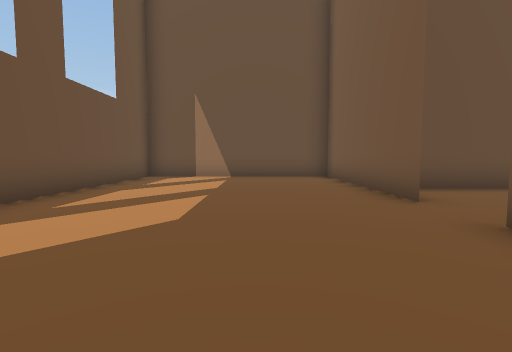
View 1 (above)

24 first-person views from a walk through a Unity game level. The camera is 1.4 m above the floor, tilts 4° down and sees 85° across. The floor is counted in squares, 2 m on a side. Each view is taken from the middle of a square. On the plan, view 1 faces up. The plan holds only what a view shows up to about 9 squares ahead; the rest is blank. The place goes on beyond the plan.

View 2
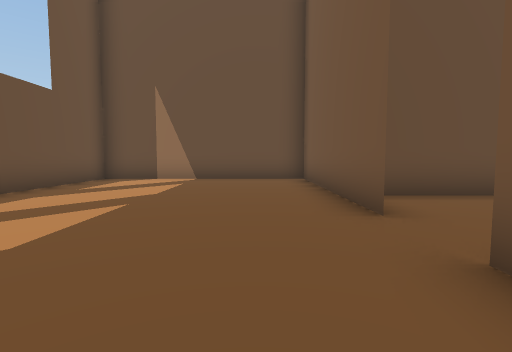

View 3
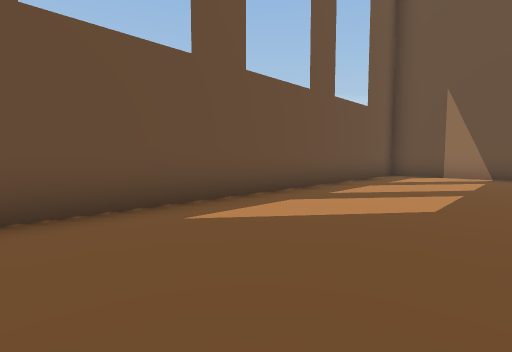

View 4
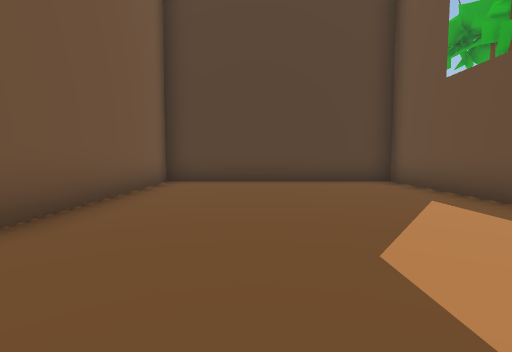

View 5
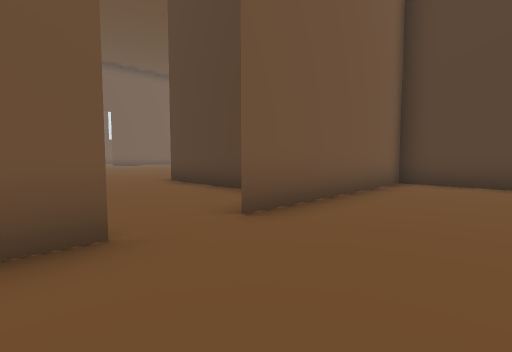

View 6
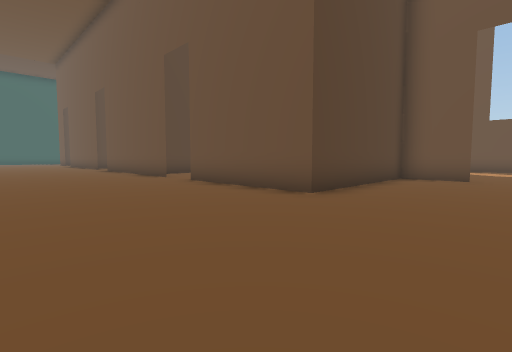

View 7
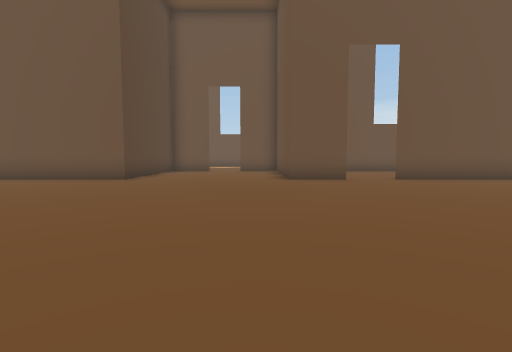

View 8
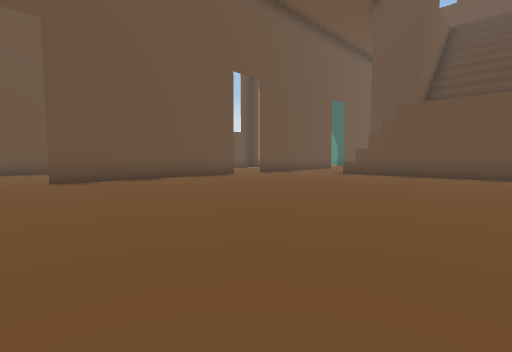

View 9
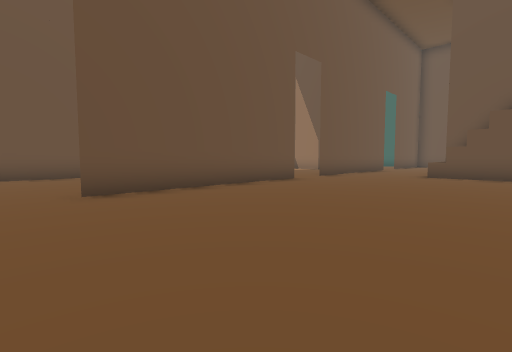

View 10
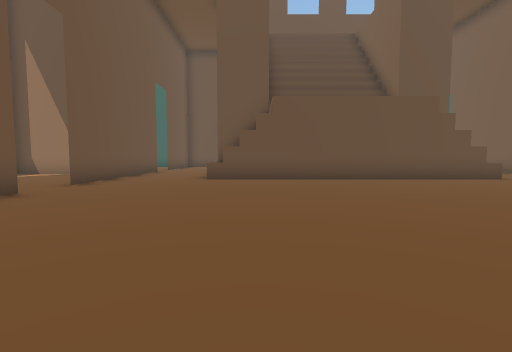

View 11
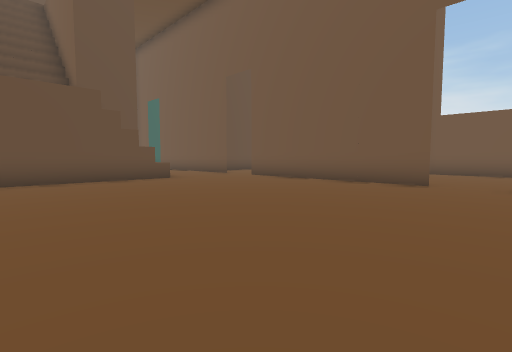

View 12
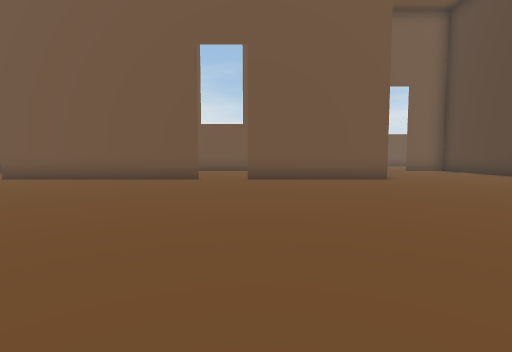

View 13
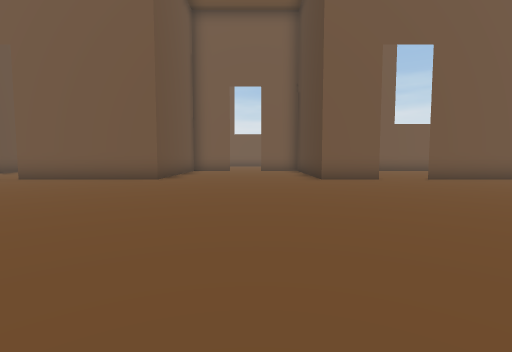

View 14
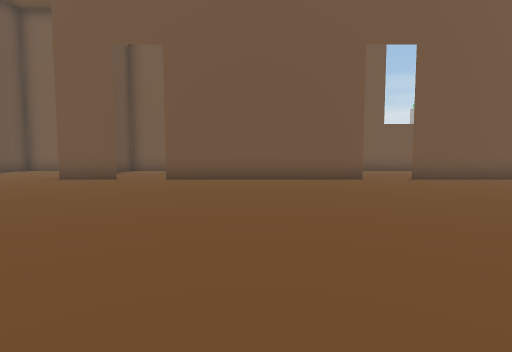

View 15
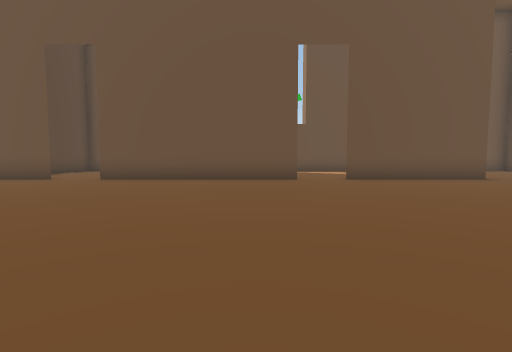

View 16
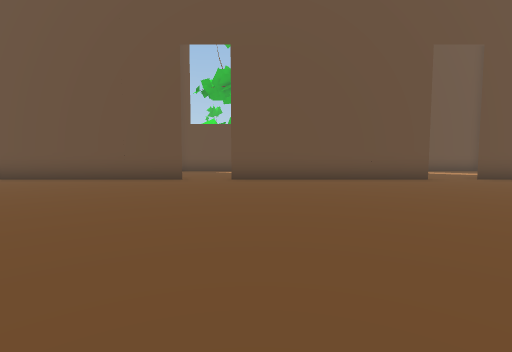

View 17
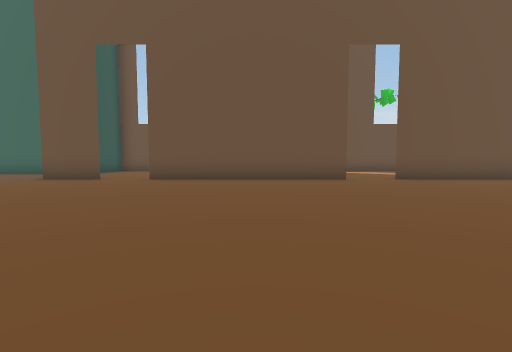

View 18
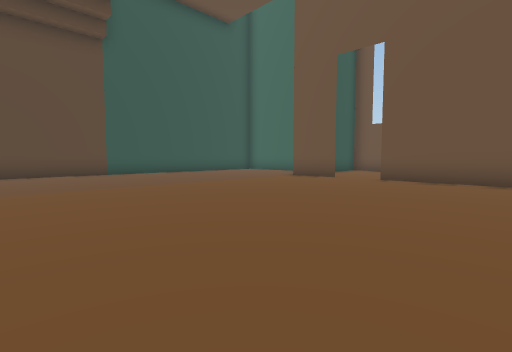

View 19
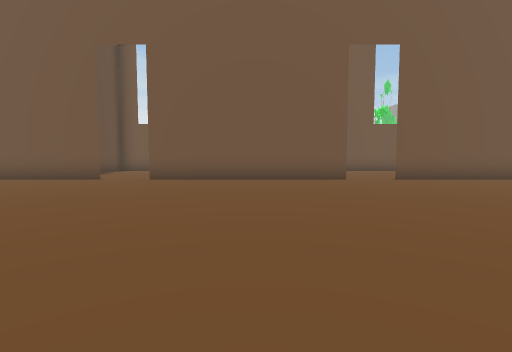

View 20
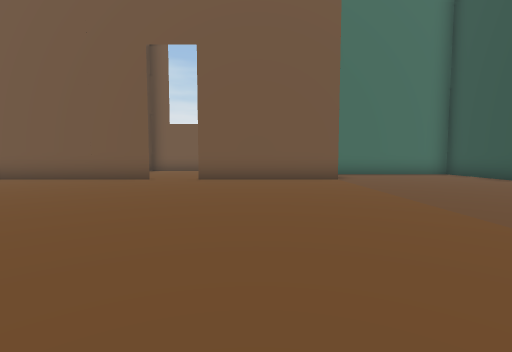

View 21
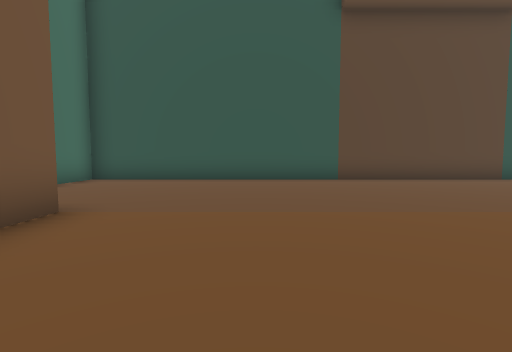

View 22
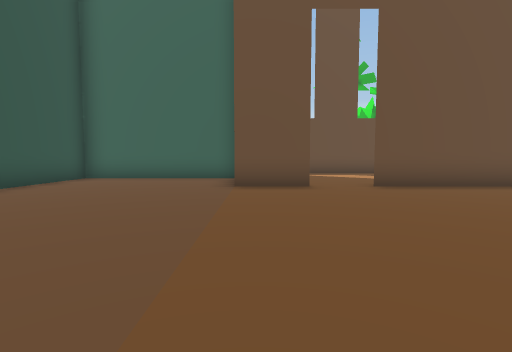

View 23
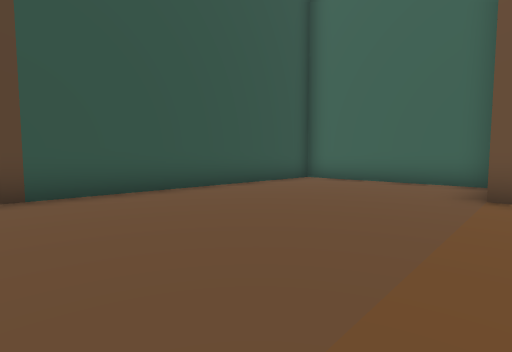

View 24
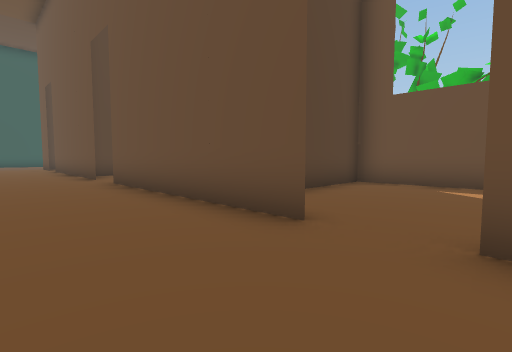

### Floor plan
Points are (right, up) in squares from view 1. A wall is a line through its corners. A room is listed if a view was taken in it or the views show most of it. See-through windows are left out.
Room 1 (views 1, 2, 3, 4, 5)
walls: (2.5, 4.1) (2.5, 9.8) (-3.7, 9.8) (-3.7, -2.8) (2.5, -2.8) (2.5, 2.8)
ways out: opening at (2, 3.5) to room 2
Room 2 (views 6, 7, 8, 9, 10, 11, 12, 13, 14, 15, 16, 17, 18, 19, 20, 21, 22, 23, 24)
walls: (7.5, -4.6) (7.5, -10.8); (22.5, -0.9) (22.5, 1) (23.1, 1); (22.5, -8.4) (22.5, -2.2); (7.5, -12.1) (7.5, -18.2); (23, 6) (22.5, 6) (22.5, 10.2); (5.5, 6) (3.2, 6); (7.5, 7.9) (7.5, 6); (2.5, 2.9) (2.5, 1) (7.5, 1) (7.5, -3.2); (22.5, -15.9) (22.5, -9.8); (22.5, 11.6) (22.5, 17.8); (7.5, -19.6) (7.5, -21.5); (7.5, 15.2) (7.5, 9.2); (22.5, -21.6) (22.5, -17.2); (5, -21.6) (5, -26.5) (24.5, -26.5); (19.6, 18.5) (10.5, 18.5); (7.5, 19.1) (7.5, 16.8)
ways out: opening at (2, 3.5) to room 1; opening at (7, -19); opening at (7, -11.5); opening at (7, -4); opening at (7, 8.5); opening at (7, 16); opening at (22, -16.5); opening at (22, -9); opening at (22, -1.5); opening at (22, 11)

Where each view was taken, in squares from view 1:
view 1: 0 up, 0 right, facing up
view 2: 1 up, 1 right, facing up
view 3: 1 down, 0 right, facing up-left
view 4: 5 up, 0 right, facing down
view 5: 5 up, 0 right, facing down-right
view 6: 4 up, 12 right, facing down-left
view 7: 5 up, 16 right, facing left
view 8: 8 up, 16 right, facing up-left
view 9: 8 up, 13 right, facing up-left
view 10: 10 up, 12 right, facing up
view 11: 10 up, 15 right, facing up-right
view 12: 10 up, 14 right, facing right
view 13: 3 up, 14 right, facing right
view 14: 5 down, 14 right, facing right
view 15: 6 down, 16 right, facing left
view 16: 10 down, 16 right, facing left
view 17: 15 down, 16 right, facing left
view 18: 15 down, 16 right, facing down-left
view 19: 13 down, 14 right, facing right
view 20: 19 down, 14 right, facing right
view 21: 18 down, 20 right, facing down
view 22: 21 down, 14 right, facing left
view 23: 21 down, 13 right, facing down-left
view 24: 3 down, 10 right, facing down-left
